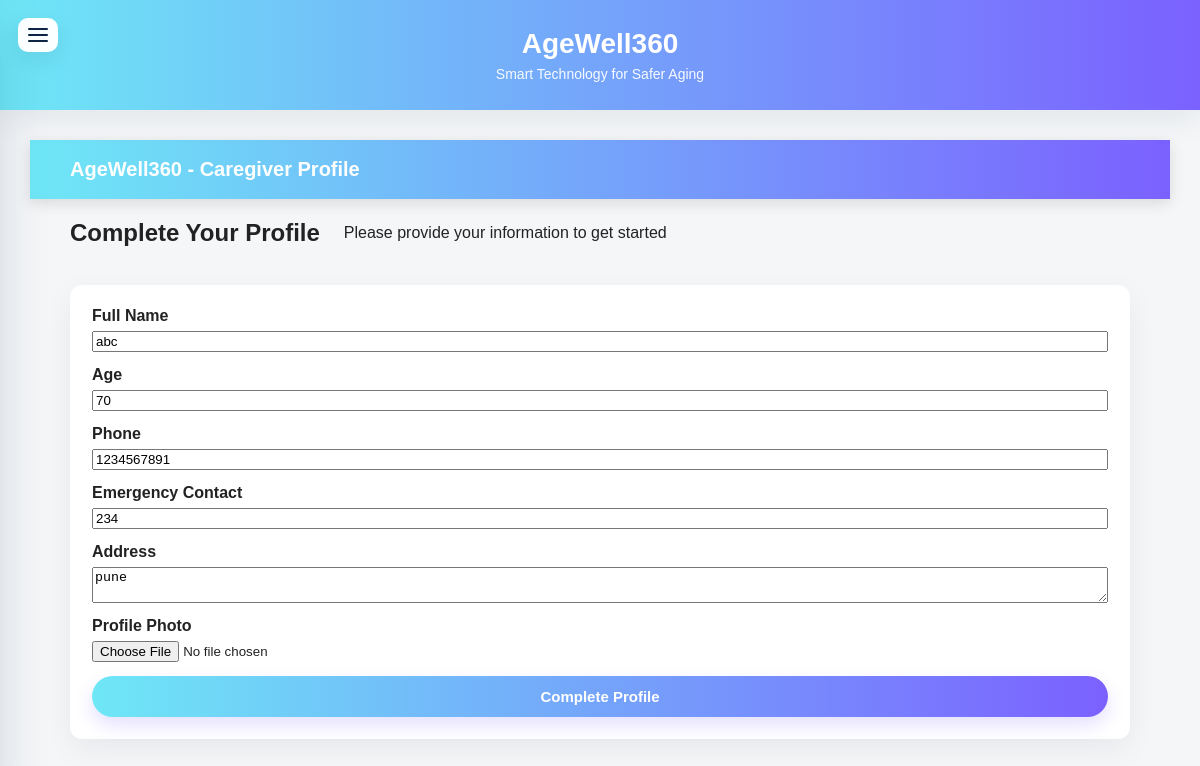
The page /caregiver-profile/ (signed in) on the database its author committed.
### accounts/models.py (models this page shows, shortened)
class Profile(models.Model):
    ROLE_CHOICES = [
        ('elderly', 'Elderly User'),
        ('caregiver', 'Caregiver'),
        ('family', 'Family Member'),
        ('doctor', 'Doctor'),
    ]
    user = models.OneToOneField(User, on_delete=models.CASCADE, related_name='profile')
    role = models.CharField(max_length=20, choices=ROLE_CHOICES, default='elderly')
    full_name = models.CharField(max_length=200, blank=True)
    age = models.PositiveIntegerField(null=True, blank=True)
    phone = models.CharField(max_length=50, blank=True)
    family_contact = models.CharField(max_length=50, blank=True)
    address = models.TextField(blank=True)
    is_profile_completed = models.BooleanField(default=False)
    photo = models.ImageField(upload_to='profiles/', null=True, blank=True)

### accounts/views.py (the view, shortened to what this page needs)
# urls.py: path('caregiver-profile/', views.caregiver_profile, name='caregiver_profile'),
@login_required
def caregiver_profile(request):
    profile = request.user.profile
    if profile.role != 'caregiver':
        return redirect('home')
    return render(request, 'profiles/caregiver_profile.html', {'profile': profile})

### templates/profiles/caregiver_profile.html (shortened to what this page needs)
{% extends 'base.html' %}
{% load static %}
{% block content %}
<div class="profile-top-banner">
  <div class="banner-inner">
    <div class="banner-title">AgeWell360 - Caregiver Profile</div>
  </div>
</div>
<main class="profile-page">
  <div class="profile-header">
    <h2>Complete Your Profile</h2>
    <p>Please provide your information to get started</p>
  </div>
  <section class="profile-card">
    <form method="post" enctype="multipart/form-data">
      <div class="form-row">
        <label for="full_name">Full Name</label>
        <input type="text" id="full_name" name="full_name" value="{{ profile.full_name }}" required>
      </div>
      <div class="form-row">
        <label for="age">Age</label>
        <input type="number" id="age" name="age" value="{{ profile.age }}" min="0" max="150">
      </div>
      <div class="form-row">
        <label for="phone">Phone</label>
        <input type="tel" id="phone" name="phone" value="{{ profile.phone }}">
      </div>
      <div class="form-row">
        <label for="family_contact">Emergency Contact</label>
        <input type="tel" id="family_contact" name="family_contact" value="{{ profile.family_contact }}">
      </div>
      <div class="form-row">
        <label for="address">Address</label>
        <textarea id="address" name="address">{{ profile.address }}</textarea>
      </div>
      <div class="form-row">
        <label for="photo">Profile Photo</label>
        <input type="file" id="photo" name="photo" accept="image/*">
      </div>
      <div class="form-actions">
        <button type="submit" class="btn-primary">Complete Profile</button>
      </div>
    </form>
  </section>
</main>
{% endblock %}

### static/css/style.css (style rules this page uses)
:root { --card-width:440px; --accent-start:#6ee7f6; --accent-end:#7b61ff; --muted:#6b6b6b; }
* { box-sizing:border-box }
html, body { height:100%; }
body { margin:0; padding:0; min-height:100%; font-family: Arial, sans-serif; color:#222; -webkit-font-smoothing:antialiased; background-color: #f4f6f8; overflow:auto; }
button { background-color: #1abc9c; color: white; border: none; padding: 10px 18px; border-radius: 5px; cursor: pointer; }
.btn-primary { display:block;width:100%;padding:12px;border-radius:999px;border:0;color:#fff;font-weight:700;font-size:15px; background:linear-gradient(90deg,var(--accent-start),var(--accent-end)); box-shadow:0 8px 18px rgba(107,81,255,0.18); cursor:pointer;transition:transform .12s ease,box-shadow .12s ease; }
.profile-top-banner { width:100%; background: linear-gradient(90deg,var(--accent-start),var(--accent-end)); color:#fff; padding:18px 0; box-shadow:0 4px 14px rgba(0,0,0,0.12); }
.profile-top-banner .banner-inner { max-width:1100px; margin:0 auto; display:flex; align-items:center; justify-content:space-between; padding:0 20px; }
.banner-title { font-size:20px;font-weight:700 }
.profile-page { max-width:1100px;margin:24px auto;padding:0 20px 80px }
.profile-header { display:flex;align-items:center;gap:24px;margin-top:-24px }
.profile-card { background:#fff;border-radius:12px;box-shadow:0 10px 30px rgba(13,24,40,0.06);padding:22px;margin-top:18px }
.profile-card .form-row { display:flex;flex-direction:column;margin-bottom:14px }
.profile-card label { font-weight:600;margin-bottom:6px }
.profile-card .form-actions { display:flex;gap:12px;align-items:center }

### static/css/home.css (style rules this page uses)
:root { --accent-start:#6ee7f6; --accent-end:#7b61ff; }
* { box-sizing:border-box }
body { font-family:Arial,Helvetica,sans-serif }

### rows shown on the page
Profile: full_name "abc", age "70", phone "1234567891", family_contact "234", address "pune"
